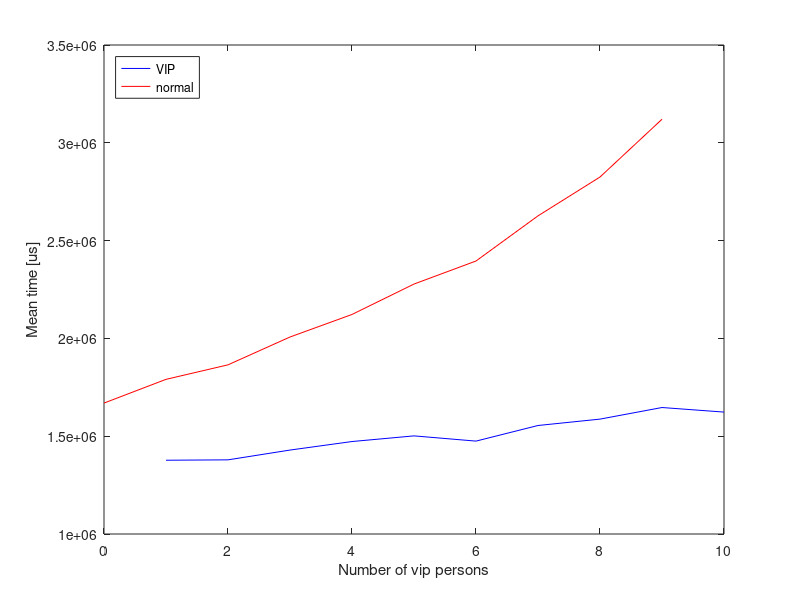

Source code (MATLAB):
vip = zeros(11,10);

%%
load output.txt
vip(11,:)=output;
%%

close all
load vip_alg

prio=zeros(10,1);
normal=zeros(10,1);
for i=1:10
    prio(i)=mean(vip(i+1,1:i));
    normal(i)=mean(vip(i,i:end));
end

h=figure;
plot(1:10,prio,'b')
hold on
plot(0:9,normal,'r')
xlabel('Number of vip persons');
ylabel('Mean time [us]');
legend('VIP', 'normal', 'location' , 'northwest')
saveas(h, 'figures/vip_alg', 'epsc')

